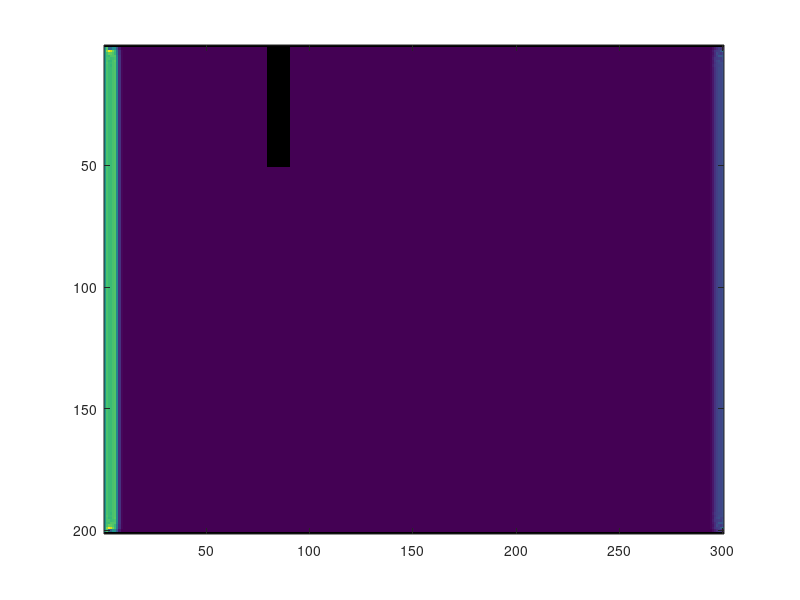

Reproduce this figure in MATLAB. (Note: this script raises an error after producing the figure.)
%% Lattice Boltzmann Free-boundary Air flow model
% Developed by BIng Wang, ECUST, Shanghai, China
% Basic model contains 2-D D2Q9 LBM-SRT Configuration
% Side View, Building flow
% D2Q9 configuration is illustrated as follows:
% 6   2   5
%   \ | /
% 3 - 9 - 1
%   / | \
% 7   4   8

%% Define Physical Parameters
clear
clc

L = 30; % length m
H = 20; % length m
h = 5; % Obst height m, Characteristic length.
l = 1;  % Obst width, m
Tf = 8; % Obst SW corner, m
U0 = 5; % Mean wind velocity, m/s
rho0 = 1; % mean density, kg/m3
mu0 = 1/600;  % Mean kinematic viscosity
% Re = U0*h/mu0;
Re = 200;
obst = [8,8+l,0,h]; % obstruction xx and yy

% Main program
% Lattice Unity
% Reynold number should be retained
% Lattice velocity and lattice viscosity could be determined arbitrarily.
Uf = 0.1; % Lattice fluid velocity
Ma = Uf * sqrt(3)
if Ma > 0.3
    error('Mach number is too large, try smaller U0');
end
Nh = 50; % 100 lattice on characteristic length, h
mstep = 10000; % Maximum iteration
% Calculated values
mu = Uf*Nh/Re;
NX = Nh*L/h;
NY = Nh*H/h+1;
xx = 1:NX;
yy = 2:NY-1;
omega = 1 / (3*mu+0.5);
iOBST = [obst(1)/L*NX,obst(2)/L*NX,obst(3)/H*NY,obst(4)/H*NY];
tPlot=10;

[Y,X] = meshgrid(1:NY,1:NX);
OBST = X>=iOBST(1) & X<=iOBST(2) & Y>=iOBST(3) & Y<=iOBST(4);
% OBST = zeros(NX,NY);
OBST(:,[1,NY]) = 1;

bbRegion=find(OBST);

% D2Q9 LATTICE CONSTANTS
w  = [ 1/9,1/9,1/9,1/9, 1/36,1/36,1/36,1/36, 4/9];
ex = [ 1,  0, -1,  0,    1,  -1,  -1,   1, 0];
ey = [ 0,  1,  0, -1,    1,   1,  -1,  -1, 0];
origin=[1   2   3   4   5   6   7   8   9];  %
opp = [ 3,   4,  1,  2,  7,  8,  5,  6,   9];

% Initial condition (rho = 0)
fIn = reshape( w' * ones(1,NX*NY), 9, NX, NY);

% Boundary type control
type = 1    % 0 -> unknown |  1 -> regular

%==========================================================================
%% Main Loop
it=1;
while it <= mstep
    
    % MACROSCOPIC VARIABLES
    rho = sum(fIn);
    UX  = reshape ( ...
        (ex * reshape(fIn,9,NX*NY)), 1,NX,NY) ./rho;
    UY  = reshape ( ...
        (ey * reshape(fIn,9,NX*NY)), 1,NX,NY) ./rho;
    
    % MACROSCOPIC (DIRICHLET) BOUNDARY CONDITIONS
    % Inlet: Poiseuille profile
    %     L = NY-2;
    %     UX(:,1,yy) = 4 * Uf / (L*L) * (yy.*L-yy.*yy);;
    UX(:,1,yy) = Uf;
    UY(:,1,yy) = 0;
    rho(:,1,yy) = 1 ./ (1-UX(:,1,yy)) .* ( ...
        sum(fIn([2,9,4],1,yy)) + ...
        2*sum(fIn([3,6,7],1,yy)) );
    
    % Outlet: Second order extrapolation
%         rho(:,NX,yy) = rho(:,NX-1,yy);
%         UY(:,NX,yy)  = 0;
%         UX(:,NX,yy)  = UX(:,NX-1,yy);
    
    
    % COLLISION STEP
    for i=1:9
        cu = 3*(ex(i)*UX+ey(i)*UY);
        fEq(i,:,:)  = rho .* w(i) .* ...
            ( 1 + cu + 1/2*(cu.*cu) ...
            - 3/2*(UX.^2+UY.^2) );
        fOut(i,:,:) = omega .* fEq(i,:,:) + ...
            ( 1 - omega ) .* fIn(i,:,:);
    end
    
    
    % MICROSCOPIC BOUNDARY CONDITIONS
    
    if type ==0
        for i=1:9
            % Left boundary (West)
            fOut(i,1,yy) = fEq(i,1,yy) + ...
                18*w(i)*ex(i)*ey(i)* ( fIn(7,1,yy) - ...
                fIn(6,1,yy)-fEq(7,1,yy)+fEq(6,1,yy) );
            
            % Right boundary
            fOut(i,NX,yy) = fEq(i,NX,yy) + ...
                18*w(i)*ex(i)*ey(i)* ( fIn(5,NX,yy) - ...
                fIn(8,NX,yy)-fEq(5,NX,yy)+fEq(8,NX,yy) );
            
            
            % Bounce back region
            fOut(i,bbRegion) = fIn(opp(i),bbRegion);  % opp as Rotation
        end
    end
    
    if type ==1
        for i=1:9
            fOut(i,bbRegion) = fIn(opp(i),bbRegion);  % opp as Rotation
        end
    end
    
    
    % STREAMING STEP
    for i=1:9
        fIn(i,:,:) = circshift(fOut(i,:,:), [0,ex(i),ey(i)]);
    end
    
    if type == 1
        % Left boundary, 2nd Order
        fOut(1,1,yy)=fIn(3,1,yy)+2*rho(:,1,yy).*Uf/3;
        fOut(5,1,yy)=fIn(7,1,yy)+rho(:,1,yy).*Uf/6;
        fOut(8,1,yy)=fIn(6,1,yy)+rho(:,1,yy).*Uf/6;
        
        % Right boundary, 2nd Order
        fOut(7,NX,yy)=fIn(7,NX-1,yy);%-fIn(7,NX-2,yy);
        fOut(3,NX,yy)=fIn(3,NX-1,yy);%-fIn(3,NX-2,yy);
        fOut(6,NX,yy)=fIn(6,NX-1,yy);%-fIn(6,NX-2,yy);
    end
    
    
    % VISUALIZATION
    if (mod(it,tPlot)==0)
        U = reshape(sqrt(UX.^2+UY.^2),NX,NY);
        U(bbRegion) = nan;
        imagesc(U');
        ax = gca;
        ax.YDir='normal';
        title(['iteration ',num2str(it),' / ',num2str(mstep)])
                rectangle('Position',[iOBST(1),iOBST(3),iOBST(2)-iOBST(1),...
                    iOBST(4)-iOBST(3)],'FaceColor','cyan')
        axis equal off; drawnow
    end
    it=it+1;
end

%% Velocity field analysis
iX=floor(linspace(1,NX,3));
UX0=reshape(UX,NX,NY);
UY0=reshape(UY,NX,NY);

for k=1:length(iX)
    plot(UX0(iX(k),:))
    hold on
end
hold off

